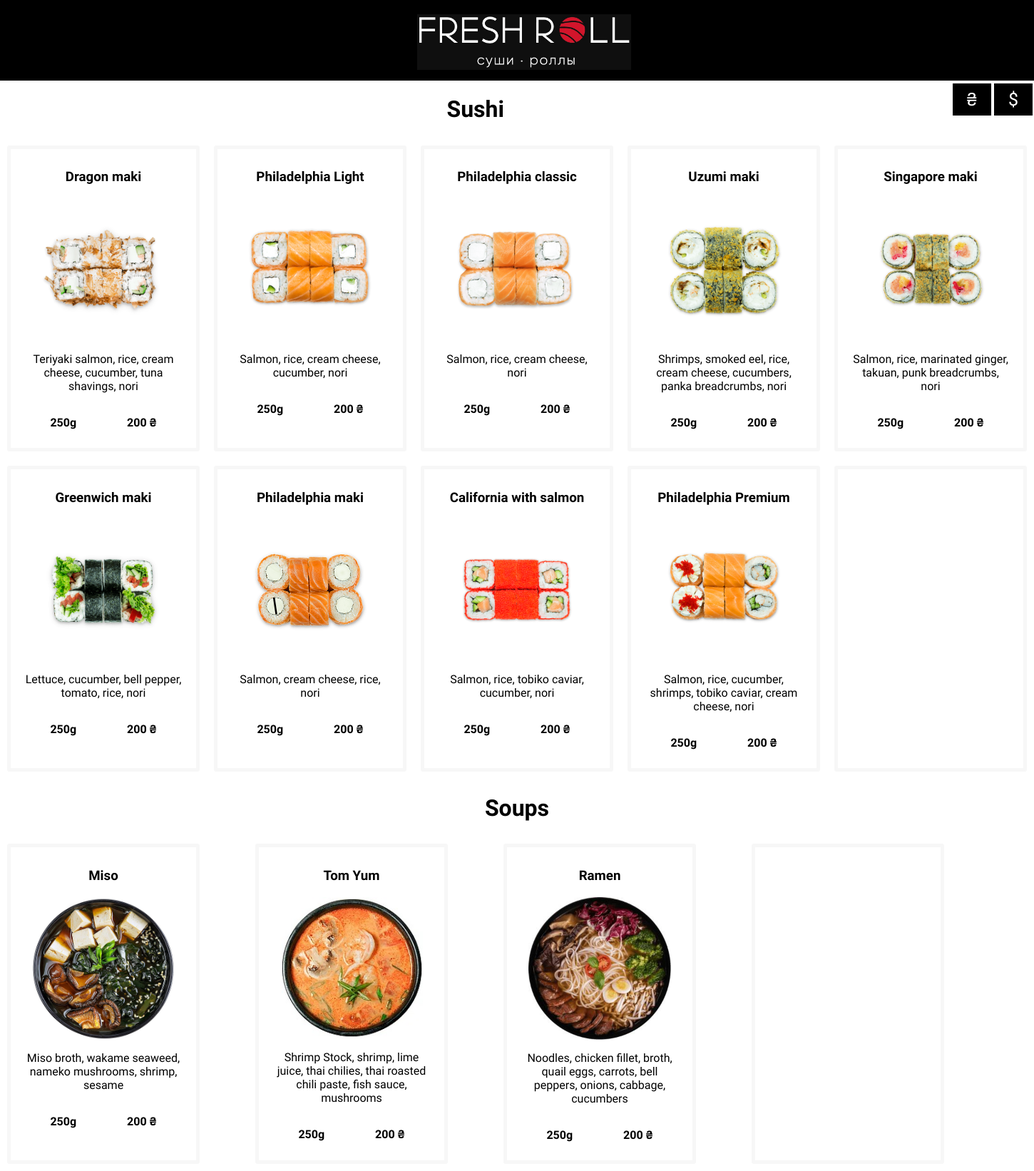
The page / on the database its author committed.
### menuBlog/models.py (models this page shows, shortened)
class Currency(models.Model):
    name = models.CharField(max_length=10, unique=True)
    symbol = models.CharField(max_length=3)

class Section(models.Model):
    name = models.CharField(max_length=100)
    numbering = models.IntegerField(unique=True)

class Dish(models.Model):
    section = models.ForeignKey(Section, on_delete=models.CASCADE, related_name="dishes")
    name = models.CharField(max_length=100, unique=True)
    description = models.CharField(max_length=500)
    img = models.ImageField(upload_to='article')
    price = models.IntegerField()
    gram = models.IntegerField()

### menuBlog/views.py (the view)
# urls.py: path('', views.menu_page, name='menu_page'),
def menu_page(request):
    currency = request.GET.get("currency", "UAH")
    sections = Section.objects.all().order_by('numbering')
    dishes = Dish.objects.all()
    currencies = Currency.objects.all()
    currency_symbol = currencies.get(name=currency).symbol
    if currency != "UAH":
        rate = float(json.loads(convert("UAH", currency, 1)).get("amount"))
        for dish in dishes:
            dish.price = round(dish.price * rate, 2)
    return render(request, 'menuBlog/menu_page.html',
                  {'sections': sections, 'currencies': currencies, 'dishes': dishes, "currentCurrency": currency_symbol})

### menuBlog/templates/menuBlog/menu_page.html
{% extends 'menuBlog/base.html' %}
{% block content %}
    <div class="currencyColumns">
    {% for currency in currencies %}
    <div>
        <a href="/?currency={{currency.name}}" class="button">{{ currency.symbol }}</a>
    </div>
    {% endfor %}
    </div>
    {% for section in sections %}
        <div class="section">
            <h1><a href="">{{ section.name|linebreaksbr }}</a></h1>
        </div>
        <div class="dishDivContainer">
        {% for dish in dishes %}
            {% if dish.section == section %}
            <div class="dishDiv"><a href="{% url 'dish_detail' name=dish.name %}">
                <h3>{{ dish.name }}</h3>
                <img class="dishImage" src="{{ dish.img.url }}">
                <p>{{ dish.description }}</p>
                <div class="priceGram">
                    <p>{{ dish.gram }}g</p>
                    <p>{{ dish.price }} {{currentCurrency}}</p>
                </div></a>
            </div>
            {% endif %}
        {% endfor %}
            <div class="priceGram dishDiv"></div>
        </div>
    {% endfor %}
{% endblock %}

### menuBlog/templates/menuBlog/base.html (shortened to what this page needs)
{% load static %}
<html>
    <head>
        <link rel="stylesheet" href="{% static 'css/menu.css' %}">
    </head>
    <body>
    <div class="page-header">
        <img class="logotype" src="{% static 'img/banner.jpg' %}">
    </div>
    {% block content %}
    {% endblock %}
    </body>
</html>

### menuBlog/static/css/menu.css (style rules this page uses)
.section { color: #000000; text-align: center; font-weight: bolder; }
.page-header { background-color: #000000; color: #FFFFFF; padding: 20px 20px 15px 40px; text-align: center; }
.dishImage { width: 200px; margin:0 auto; }
.logotype { width: 300px; }
.dishDiv { width: 220px; text-align: center; display: inline-grid; margin: 10px; padding: 10px 20px; border-style: solid; border-width: 5px; border-color: #F7F7F7; webkit-border-radius: 3px; moz-border-radius: 3px; border-radius: 3px; }
.dishDivContainer { display: grid; grid-template-columns: repeat(5, auto); }
.priceGram { display: grid; grid-template-columns: repeat(2, auto); font-weight: bold; }
a { color: #000000; text-decoration: none; display: block; }
body { margin: 0px; font-family: 'Comfortaa'; }
.button { background-color: #000000; border: none; color: white; padding: 8px 20px; text-align: center; text-decoration: none; display: inline-block; font-size: 25px; margin: 4px 2px; cursor: pointer; }
.currencyColumns { float: right; display: grid; grid-template-columns: repeat(2, auto); }

### rows shown on the page
Currency: symbol "₴"
Currency: symbol "$"
Section: name "Sushi"
Dish: name "Dragon maki", img (picture), description "Teriyaki salmon, rice, cream cheese, cucumber, tuna shavings, nori", gram "250", price "200", currentCurrency "₴"
Dish: name "Philadelphia Light", img (picture), description "Salmon, rice, cream cheese, cucumber, nori", gram "250", price "200", currentCurrency "₴"
Dish: name "Philadelphia classic", img (picture), description "Salmon, rice, cream cheese, nori", gram "250", price "200", currentCurrency "₴"
Dish: name "Uzumi maki", img (picture), description "Shrimps, smoked eel, rice, cream cheese, cucumbers, panka breadcrumbs, nori", gram "250", price "200", currentCurrency "₴"
Dish: name "Singapore maki", img (picture), description "Salmon, rice, marinated ginger, takuan, punk breadcrumbs, nori", gram "250", price "200", currentCurrency "₴"
Dish: name "Greenwich maki", img (picture), description "Lettuce, cucumber, bell pepper, tomato, rice, nori", gram "250", price "200", currentCurrency "₴"
Dish: name "Philadelphia maki", img (picture), description "Salmon, cream cheese, rice, nori", gram "250", price "200", currentCurrency "₴"
Dish: name "California with salmon", img (picture), description "Salmon, rice, tobiko caviar, cucumber, nori", gram "250", price "200", currentCurrency "₴"
Dish: name "Philadelphia Premium", img (picture), description "Salmon, rice, cucumber, shrimps, tobiko caviar, cream cheese, nori", gram "250", price "200", currentCurrency "₴"
Section: name "Soups"
Dish: name "Miso", img (picture), description "Miso broth, wakame seaweed, nameko mushrooms, shrimp, sesame", gram "250", price "200", currentCurrency "₴"
Dish: name "Tom Yum", img (picture), description "Shrimp Stock, shrimp, lime juice, thai chilies, thai roasted chili paste, fish sauce, mushrooms", gram "250", price "200", currentCurrency "₴"
Dish: name "Ramen", img (picture), description "Noodles, chicken fillet, broth, quail eggs, carrots, bell peppers, onions, cabbage, cucumbers", gram "250", price "200", currentCurrency "₴"
